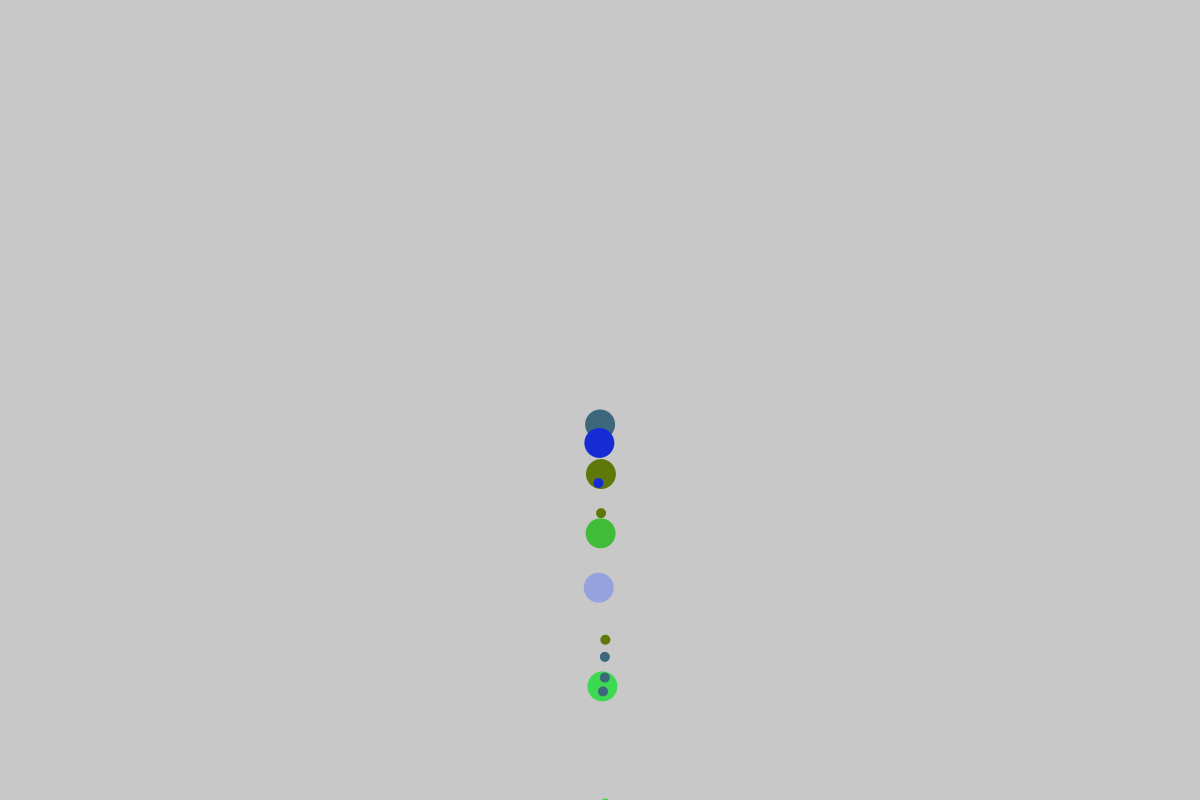
Frame 1 (no input)
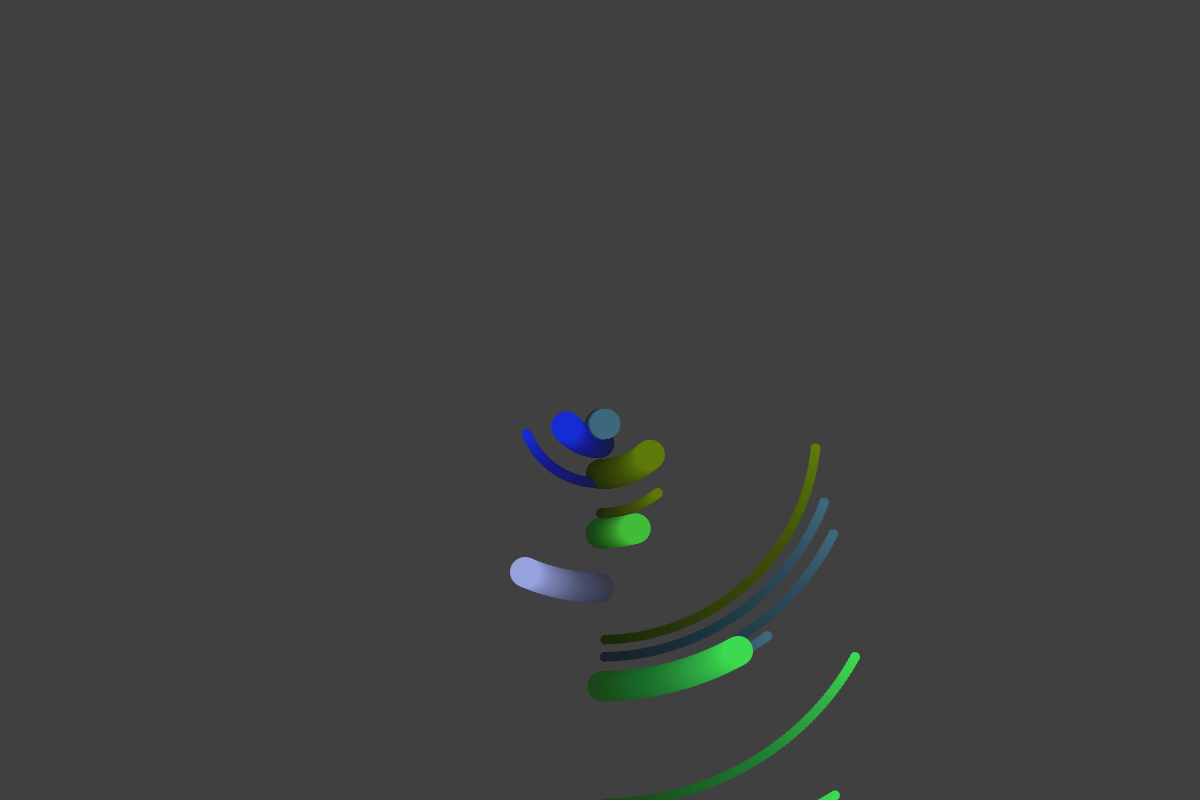
Frame 60 (the mouse pressed at the canvas centre just before this capture)
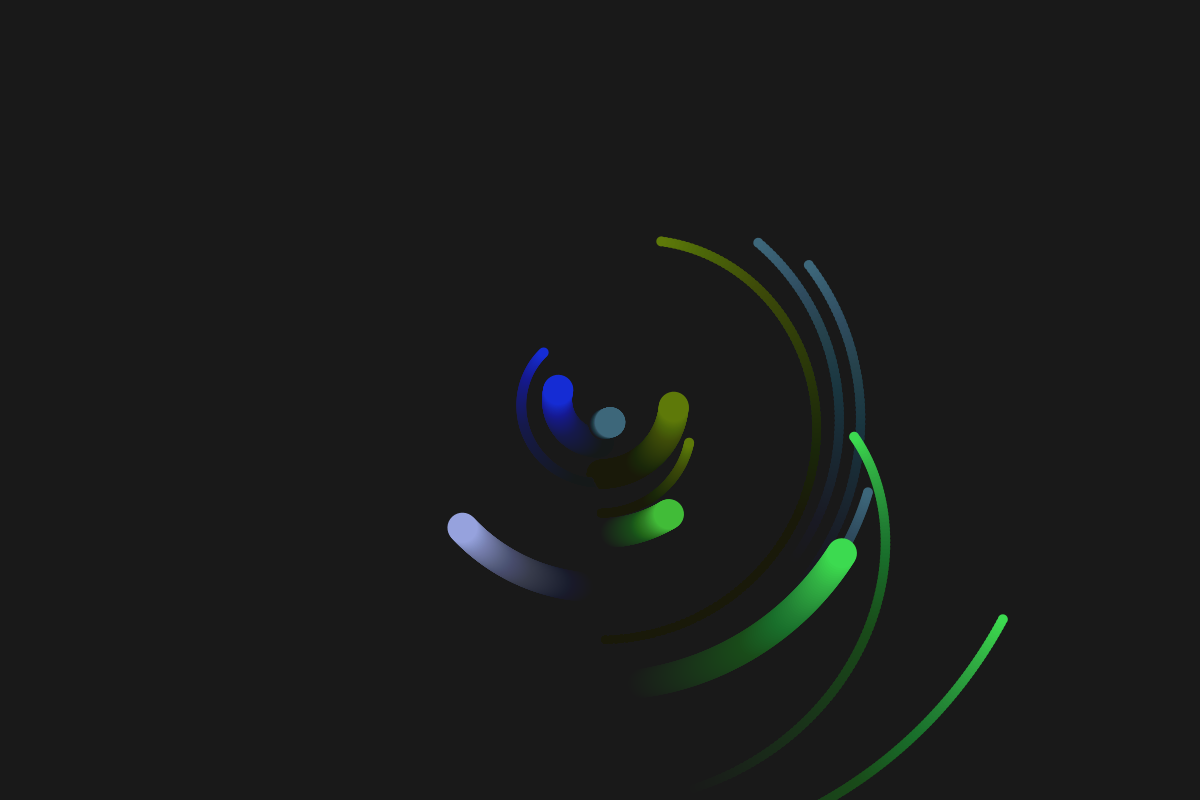
Frame 120 (the mouse held since frame 60 and released just before this capture)

The Processing sketch that drew these frames (run headless with seeded random() and noise(); from frame 60 on, the mouse is pressed at the canvas centre):

// Processing sketch: Day_7_Planets_Array_List
// ── Day_7_Planets_Array_List.pde
//planet first = new planet(); //must have the name of the class first
int nPlanets = 6;
ArrayList<planet> planets = new ArrayList<planet>();

void setup()
{
  size(1200,800);
  for(int i=0; i<nPlanets; i = i +1) //everythinh within the curly brakcets will be repeated. The for implies the creation of a loop.
  {
    //planets.add(new planet());
    planet aPlanet = new planet(floor((random(4))));
    aPlanet.size = 30;
    //aPlanet.nMoons = 1;
    planets.add(aPlanet);
  }
  
}

void draw()
{
  noStroke();
  fill(0,0,0,5); //fill above the shape
  rect(0,0,width,height);
  translate(width/2,height/2);
  
  for(int i=0; i<nPlanets; i = i +1)
  {
    planet aPlanet = planets.get(i);
    aPlanet.update();
    aPlanet.draw();
  }
  //first.draw();
 //first.update();
}

// ── planet_class.pde
class planet //describes the aspects of a planet. Base attributes.

{
  float speed = 1.0; //Determine properties with float.
   float angle = 0.0;
   float dist = 100.0;
   float size = 10.0;
   color col = color(255,255,255);
   int nMoons = 0;
   ArrayList<planet> moons = new ArrayList<planet>();

planet(int moons)
{
  this.speed =random(-1,1);
  this.dist = random(20,300);
  this.nMoons = moons;
  this.col= color(random(0,255), random(0,255), random(0,255));
   for(int i=0; i<this.nMoons; i = i +1 ) //everythinh within the curly brakcets will be repeated. The for implies the creation of a loop.
  {
    planet aMoon = new planet(0);
    aMoon.col = this.col;
    this.moons.add(aMoon);
  }
}

void update() //Planet can update its own rotation.
{
  this.angle = this.angle + this.speed;
   
}

void draw()
{
  pushMatrix();
  rotate(radians(this.angle));
  translate(0,this.dist);
  fill(this.col);
  circle (0,0,this.
  size); //drawing the circle
   for(int i=0; i<this.nMoons; i = i +1)
  {
    
    planet aMoon = this.moons.get(i);
    aMoon.update();
    aMoon.draw();
  }
  popMatrix(); //restores coordinate system to original state
   }
}
